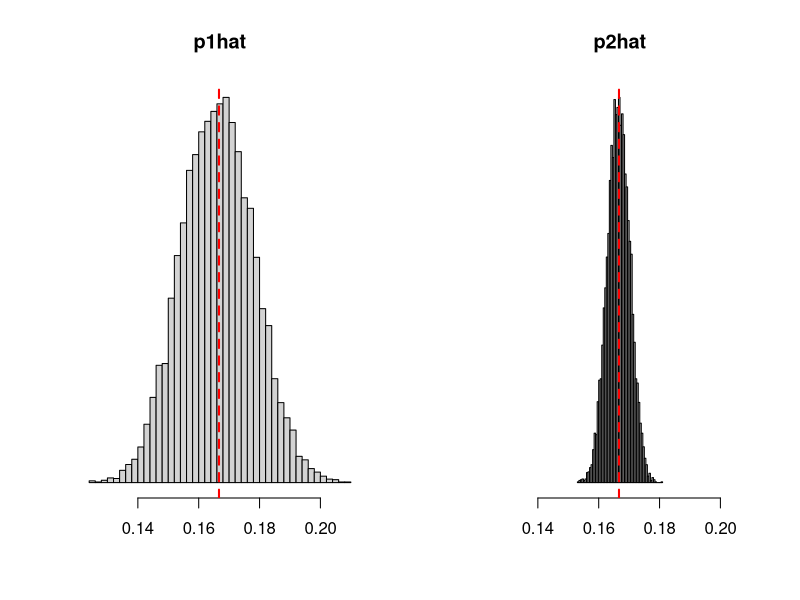
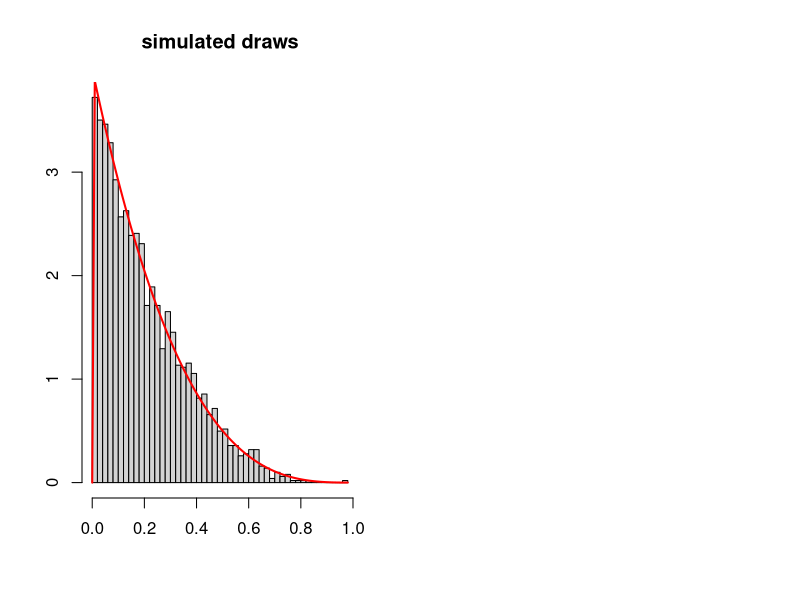
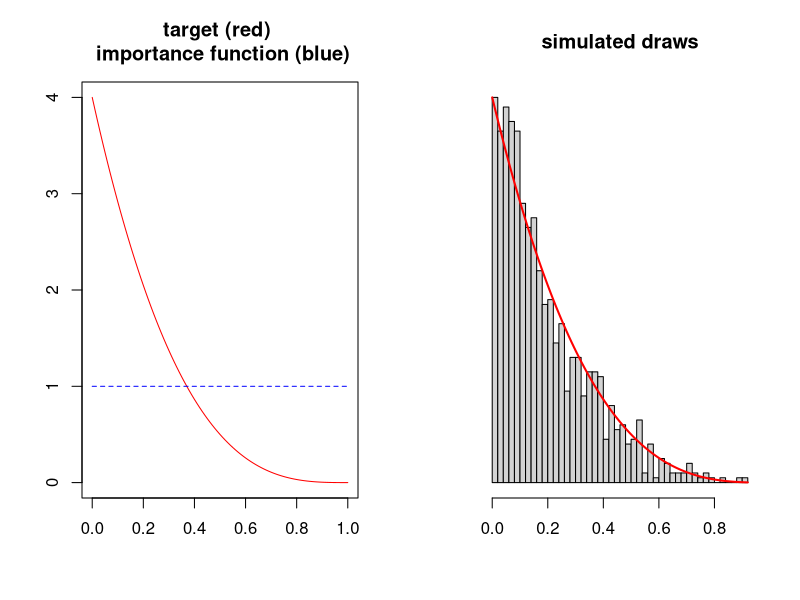
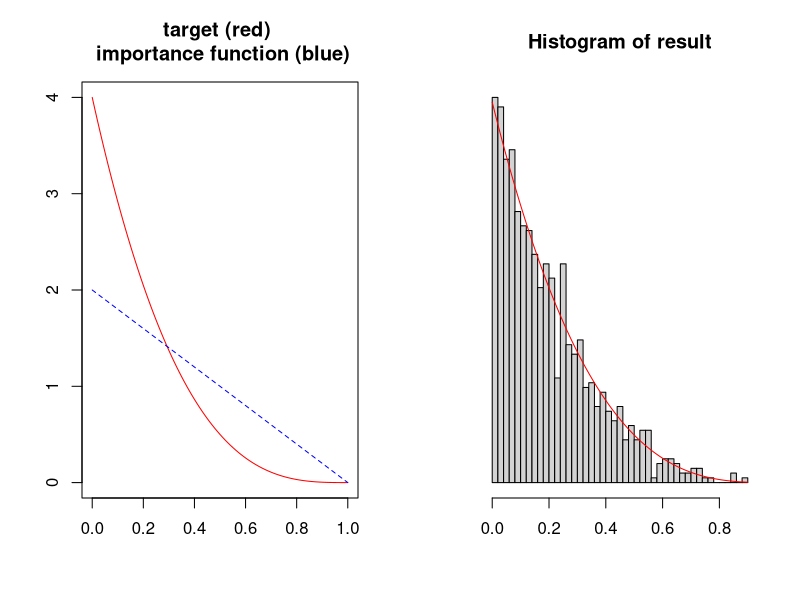
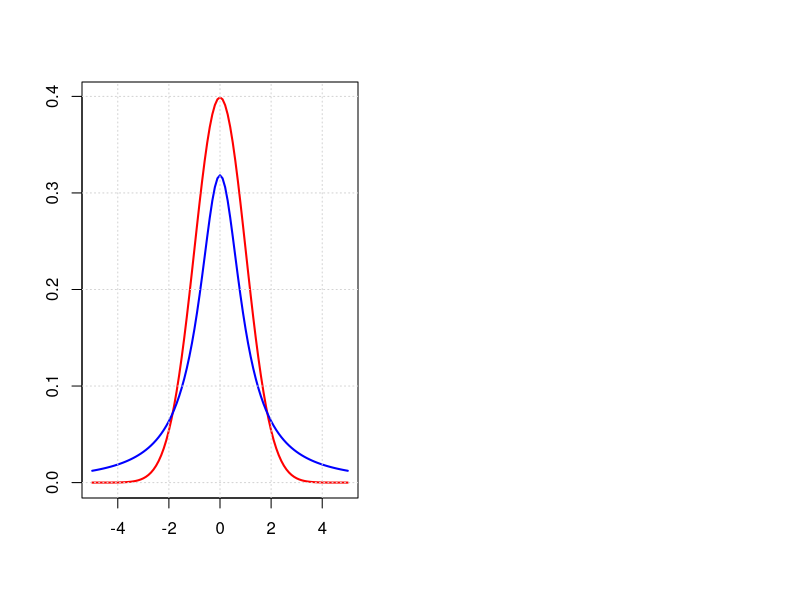
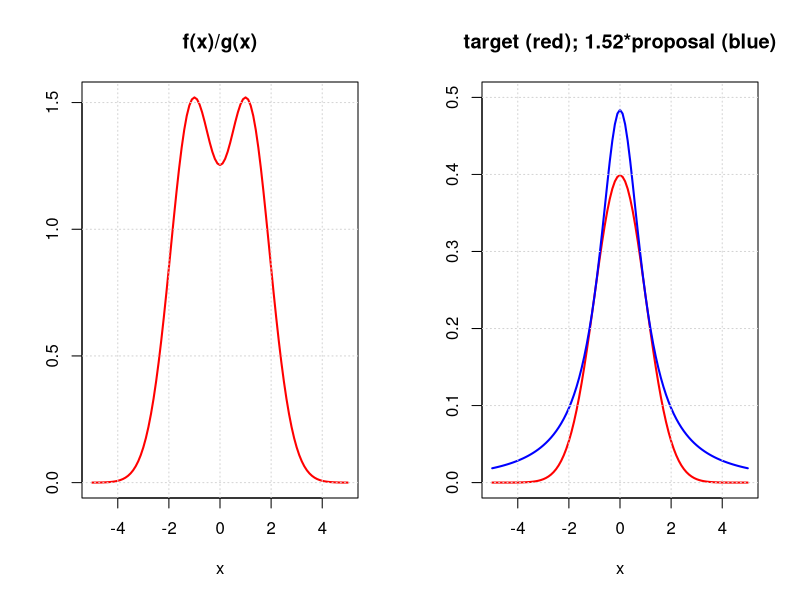
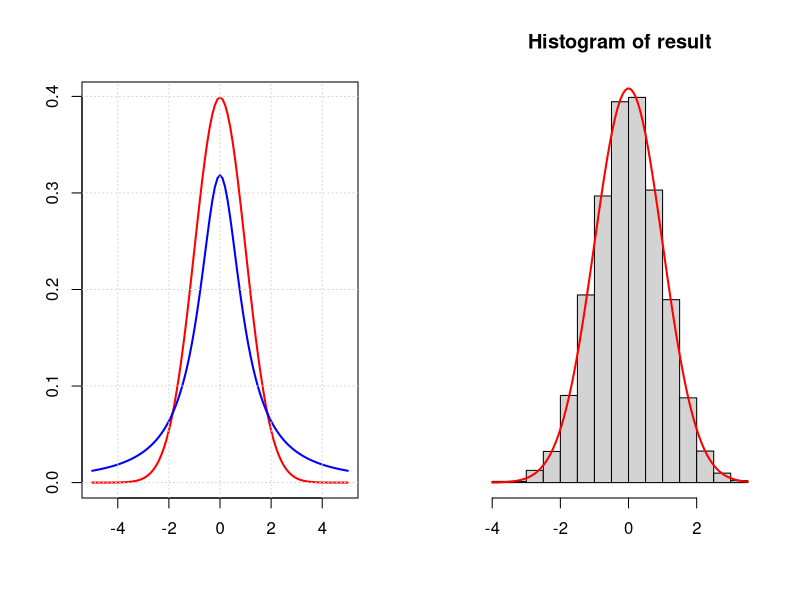
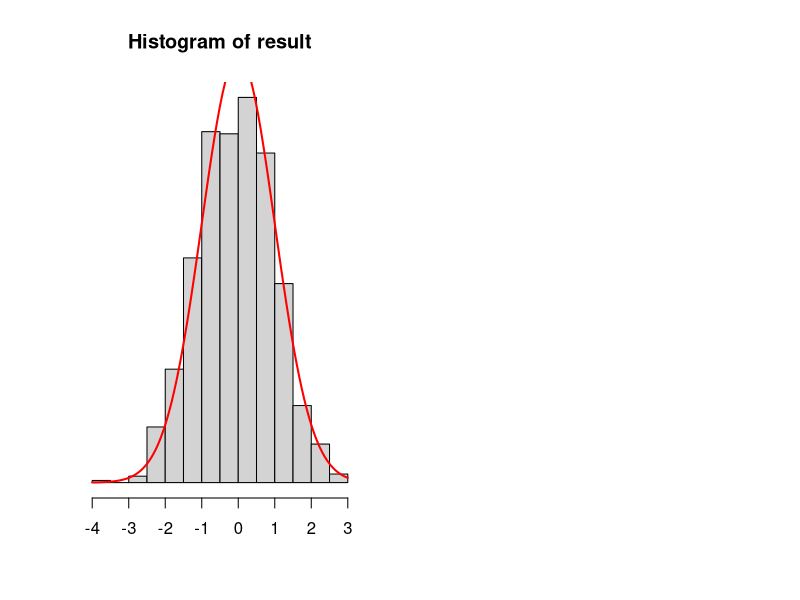

R code for these plots, in order:
## ---- chunk 1
knitr::opts_chunk$set(echo = TRUE)
## ---- chunk 2
dice1 <- sample(c(1:6), size = 1000, replace = TRUE)
mean(dice1 == 1)  # should be close to 1/6 = 0.1667
## ---- chunk 3
dice2 <- sample(c(1, 1, 1, 1, 5, 6), size = 1000, replace = TRUE)
mean(dice2 == 1) * (1 / 4)
## ---- chunk 4
nsim <- 10000
result1 <- rep(NA,nsim)
result2 <- rep(NA,nsim)

for(i in 1:nsim){
  dice1 <- sample(c(1:6),size=1000,replace = T)
  result1[i] <- mean(dice1==1)

  dice2 <- sample(c(1,1,1,1,5,6),size=1000,replace=T)
  result2[i] <- mean(dice2==1) * (1/4)
}
# compare SD's and proportions within 0.01 error range
sd(result1);sd(result2)
mean( (result1 < 1/6+0.01)&(result1 >1/6-0.01) )
mean( (result2 < 1/6+0.01)&(result2 >1/6-0.01) )
# compare histograms
par(mfrow=c(1,2))
hist(result1,xlim=range(result1),nclass=50,main="p1hat",xlab=NA,ylab=NA,yaxt='n')
abline(v=1/6,col='red',lty='dashed',lwd=2)
hist(result2,xlim=range(result1),nclass=50,main='p2hat',xlab=NA,ylab=NA,yaxt='n')
abline(v=1/6,col='red',lty='dashed',lwd=2)
## ---- chunk 5
target <- function(x){
  result <- 4*(1-x)^3
  result[x<0 | x>1] <- 0
  return(result)
}
nsim <- 10000
result <- numeric()
for(i in 1:nsim){
  prop <- runif(1)
  acc.rate <- target(prop)/((4)*dunif(prop))
  if(runif(1) < acc.rate){
    result <- c(result,prop)
  }
}
mean(result) #mean; should be close to 0.2
length(result)/nsim #acceptance rate; should be close to 0.25
hist(result,nclass=50,prob=T,xlab=NA,ylab=NA,main='simulated draws')
curve(target(x),add=T,col='red',lwd=2)
## ---- chunk 6
target <- function(x){
  result <- 4*(1-x)^3
  result[x<0 | x>1] <- 0
  return(result)
}
nsim.target <- 1000
nsim.initial <- nsim.target*10
candidates <- runif(nsim.initial)
weights <- target(candidates)/dunif(candidates)
result <- sample(candidates,size=nsim.target,replace=T,prob=weights)
mean(result)  #should be close to 0.2
par(mfrow=c(1,2))
curve(target(x),col='red',main="target (red) \n importance function (blue)",
      xlab=NA,ylab=NA)
curve(dunif(x),col='blue',add=T,lty='dashed')
hist(result,nclass=50,prob=T,xlab=NA,ylab=NA,yaxt='n',main='simulated draws')
curve(target(x),add=T,col='red',lwd=2)
## ---- chunk 7
nsim.target <- 1000
nsim.initial <- nsim.target*10
candidates <- rbeta(nsim.initial,shape1=1,shape2=2)
weights <- target(candidates)/dbeta(candidates,shape1=1,shape2=2)
result <- sample(candidates,size=nsim.target,replace=T,prob=weights)
mean(result)  #should be close to 0.2
par(mfrow=c(1,2))
curve(target(x),col='red',main="target (red) \n importance function (blue)",
      xlab=NA,ylab=NA)
curve(dbeta(x,shape1=1,shape2=2),col='blue',add=T,lty='dashed')
hist(result,nclass=50,prob=T,xlab=NA,ylab=NA,yaxt='n')
curve(target(x),add=T,col='red')
## ---- chunk 8
target <- function(x){
  result <- 1/sqrt(2*pi)*exp(-x^2/2)
  return(result)
}
curve(target(x),xlim=c(-5,5),col='red',ylab=NA,lwd=2,xlab=NA)
curve(dcauchy(x),add=T,col='blue',lwd=2)
grid()
## ---- chunk 9
x <- seq(from=-5,to=5,by=0.01)
max(target(x)/dcauchy(x)) # to approximate the max
par(mfrow=c(1,2))
curve(target(x)/dcauchy(x),xlim=c(-5,5),col='red',ylab=NA,lwd=2,
      main="f(x)/g(x)")
grid()
curve(target(x),xlim=c(-5,5),col='red',ylab=NA,lwd=2,ylim=c(0,0.5),
      main="target (red); 1.52*proposal (blue)")
curve(1.52*dcauchy(x),add=T,col='blue',lwd=2)
grid()
## ---- chunk 10
set.seed(1)
rcauchy(5)
## ---- chunk 11
value <- c(1.1025199, 2.3538306, -4.2926262, -0.2966426, 0.7346469)
acc.rate <- target(value)/((2)*dcauchy(value))
round(data.frame(value,acc.rate),3)
## ---- chunk 12
target <- function(x){
  result <- 1/sqrt(2*pi)*exp(-x^2/2)
  return(result)
}
curve(target(x),xlim=c(-5,5),col='red',ylab=NA,lwd=2,xlab=NA)
curve(dcauchy(x),add=T,col='blue',lwd=2)
grid()
## ---- chunk 13
# rejection algorithm with C=2
nsim <- 10000
result <- numeric()
for(i in 1:nsim){
  prop <- rcauchy(1)
  acc.rate <- target(prop)/((2)*dcauchy(prop))
  if(runif(1) < acc.rate){
    result <- c(result,prop)
  }
}
mean(result) #mean: should be close to 0
length(result)/nsim #acceptance rate: should be close to 1/C
hist(result,nclass=20,probability=T,xlab=NA,ylab=NA,yaxt='n')
curve(target(x),add=T,col='red',lwd=2)
## ---- chunk 14
value <- c(1.1025199, 2.3538306, -4.2926262, -0.2966426, 0.7346469)
weight <- target(value)/(dcauchy(value))
round(data.frame(value,weight),3)
## ---- chunk 15
nsim.target <- 1000
nsim.initial <- nsim.target*10
candidates <- rcauchy(nsim.initial)
weights <- target(candidates)/dcauchy(candidates)
result <- sample(candidates,size=nsim.target,replace=T,prob=weights)
mean(result) #should be close to 0.5
hist(result,nclass=20,probability=T,xlab=NA,ylab=NA,yaxt='n')
curve(target(x),add=T,col='red',lwd=2)
